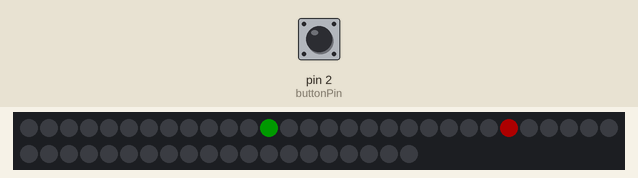
Simulated run of this sketch. Board: Arduino Uno, built with avr-gcc and run on an emulated ATmega328P. On the bench: 50 RGB LEDs in strip order, left to right, continuing on the next row. Inputs (shaded band) come from the test bench; at power-on: pin 2 (buttonPin) LOW. Dim RGB values are drawn brighter than linear.

Above: at 1.28 s.
1.3 s: pin 2 (buttonPin) pulled HIGH for 0.15 s
At 2.7 s:
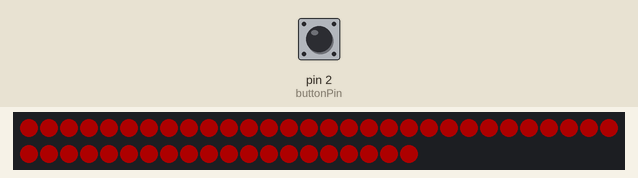

The sketch:

codiceProgettoOpenDay.ino
```cpp
#include "FastLED.h"

//indico il numero di led
#define NUM_LEDS 50

//indico il led centrale
#define CENTER_LED 24

//indico il pin
#define DATA_PIN 5

//indico il modello dei led
#define LED_TYPE WS2811
#define COLOR_ORDER RGB

//indico la luminosità
#define BRIGHTNESS 50

//definisco le difficoltà
#define EASY 1
#define MEDIUM 2
#define HARD 3
#define ON_SPEED 4
#define SONIC_SPEED 5
#define ROCKET_SPEED 6
#define LIGHT_SPEED 7
#define MISSION_IMPOSSIBLE 8

//dichiarazione variabile difficulty(difficoltà del livello)
int difficulty = 1;

//definiamo il numero di led
CRGB leds[NUM_LEDS];

//quando il giocatore vince questo tag è usato per il parametro della difficolta
bool wonThisRound = false;

//inizializzo la posizione per i led
int LEDaddress = 0;

//variabile booleana per vedere se si sta giocando
bool Playing = true;

//variabile booleana per verificare se è la prima vittoria
bool CycleEnded = true;

//dichiarazioni per il pulsante
const int buttonPin = 2;
int buttonState = 0;


void setup()
{
  FastLED.addLeds<LED_TYPE, DATA_PIN, COLOR_ORDER>(leds, NUM_LEDS);
  FastLED.setBrightness(BRIGHTNESS);
  pinMode(buttonPin, INPUT);
  Serial.begin(9600);
}


//due modi - gioco e fine del gioco
void loop()
{
  //fine del gioco
  buttonState = digitalRead(buttonPin);
  if (buttonState == HIGH)
  {
    Playing = false;
    //il gicocatore ha schiacciato il bottone, e il led si è fermato sopra al led vincente
     for (int i = 0; i < NUM_LEDS; i++)
     {
      //imposto il led i al colore nero
      leds[i] = CRGB::Black;
     }

    //setto tutti i led di colore rosso
    leds[CENTER_LED] = CRGB::Red;
    //setto il led vincente di colore verde
    leds[LEDaddress] = CRGB::Green;
    //faccio accendere i led
    FastLED.show();

    if (CycleEnded = true)
    {
      //calcolo la distanza tra il led su cui mi sono fermato e il led vincente
      int diff = abs(CENTER_LED - LEDaddress);
      //se la differenza è 0 allora ho vinto
      if (diff == 0)
      {
        //ho vinto il livello
        wonThisRound = true;
        if (difficulty != MISSION_IMPOSSIBLE)
         {
          for (int i = 0; i < 2; i++)
           {
            cylon();
           }
         }
        if (difficulty == MISSION_IMPOSSIBLE)
         {
          for (int i = 0; i < 8; i++)
           {
            cylon();
           }
          difficulty = 0;
         }
        increaseDifficulty();
        wonThisRound = false;
      }
       else
      {
      delay(1000);
      for (int i = 0; i < 2; i++)
       {
        flash();
       }
      }
        CycleEnded = false;
      }
    LEDaddress = 0;
    delay(250);
    buttonState = digitalRead(buttonPin);
    //se il bottone non è stato premuto
    if (buttonState == LOW)
    {
     Playing = true;
    }
  }

  //se sto giocando
  if(Playing)
  {
    for (int i = 0; i < NUM_LEDS; i++)
    {
      //reimpostiamo il led i al colore nero
      leds[i] = CRGB::Black;
    }
    //setto tutti i led di colore rosso
    leds[CENTER_LED] = CRGB::Red;
    //setto il led vincente di colore verde
    leds[LEDaddress] = CRGB::Green;
    //faccio accendere i led
    FastLED.show();
    //faccio accendere un led alla volta
    LEDaddress++;
    if (LEDaddress == NUM_LEDS)
    {
      LEDaddress = 0;
    }
    delay(getTime(difficulty));
    buttonState = digitalRead(buttonPin);
    if (buttonState == HIGH)
    {
     Playing = false;
     CycleEnded = true;
    }
 }
}

//parametri per i livelli
int getTime(int diff) //ritorna il delay dei led in base alla difficoltà
{
  int timeValue = 0;
  switch (diff)
  {
    case EASY:
      timeValue = 100;
      break;
    case MEDIUM:
      timeValue = 80;
      break;
    case HARD:
      timeValue = 60;
      break;
    case ON_SPEED:
      timeValue = 40;
      break;
    case SONIC_SPEED:
      timeValue = 30;
      break;
    case ROCKET_SPEED:
      timeValue = 20;
      break;
    case LIGHT_SPEED:
      timeValue = 13;
      break;
    case MISSION_IMPOSSIBLE:
      timeValue = 7;
  }
  //ritorna il valore del delay
  return timeValue;
}

//a ogni vincita incremento i parametri della difficoltà
void increaseDifficulty()
{
  if (difficulty != MISSION_IMPOSSIBLE && wonThisRound)
  {
    difficulty++;
  }
}

//accensione dei led alla perdita
void flash()
{
  fill_solid(leds, NUM_LEDS, CRGB::Red);
  FastLED.show();
  delay(500);
  fill_solid(leds, NUM_LEDS, CRGB::Black);
  FastLED.show();
  delay(500);
}

//accensione dei led alla vincita
void fadeall()
{
  for(int i = 0; i < NUM_LEDS; i++)
  {
    leds[i].nscale8(250);
  }
}

//accensione dei led in caso di vittoria
void cylon()
{
  static uint8_t hue = 0;
  Serial.print("x");
  //prima slido i led in una direzione
  for(int i = 0; i < NUM_LEDS; i++) {
    //setto il led i rosso
    leds[i] = CHSV(hue++, 255, 255);
    //faccio accendere i led
    FastLED.show();
    //ora che li abbiamo accesi, li reimpostiamo al colore nero
    //leds[i] = CRGB::Black;
    //richiamo il metodo per accendere i led alla vincita
    fadeall();
    //aspettiamo un piccolo tempo prima di ripetere il metodo
    delay(10);
  }
  Serial.print("x");

  //adesso andiamo nell'altra direzione
  for(int i = (NUM_LEDS)-1; i >= 0; i--)
  {
    //setto il led i rosso
    leds[i] = CHSV(hue++, 255, 255);
    //faccio accendere i led
    FastLED.show();
    //ora che li abbiamo accesi, li reimpostiamo al colore nero
    //leds[i] = CRGB::Black;
    //richiamo il metodo per accendere i led alla vincita
    fadeall();
    //aspettiamo un piccolo tempo prima di ripetere il metodo
    delay(10);
  }
}
```

Measured:
- what the display in image 1 shows lasts 0.5 s, from 2.3 s to 2.8 s
